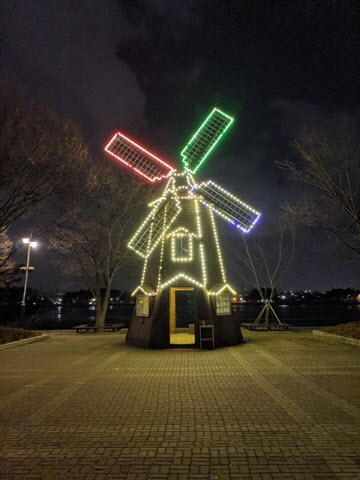
#> input picture Images/picture01.jpg, 360 x 480 px, found by its file name
$ python main.py
#> lines starting #> are read from the running program, lines starting #| are printed output that depends on the picture
import cv2

#영상 소스 열기

src = cv2.imread('images/picture01.jpg')
#> src is the input picture: shape (480, 360, 3); mean B, G, R 39.4, 51.7, 58.4


#영상 처리 알고리즘 구현##
dst1 = cv2.cvtColor(src, cv2.COLOR_RGB2GRAY)
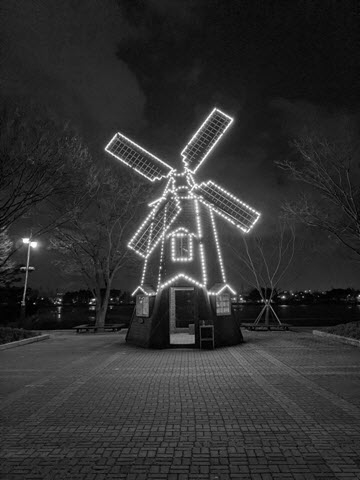
#> dst1: shape (480, 360); min 0, max 255, mean 48.8
dst2 = src.copy()
_,dst2 = cv2.threshold(dst2, 127,255,cv2.THRESH_BINARY)
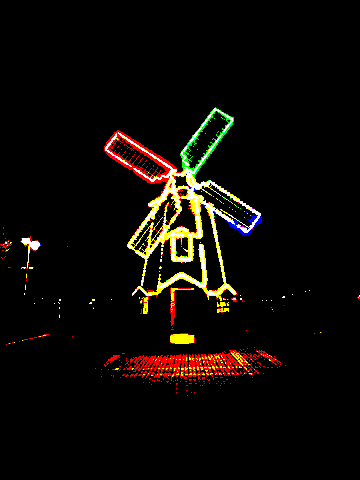
#> dst2: shape (480, 360, 3); mean B, G, R 5.1, 9.7, 13.9


# 영상 디스플레이
cv2.imshow('src', src)
cv2.imshow('dst1', dst1)
cv2.imshow('dst2', dst2)


# 마무리
cv2.waitKey(0)
#> (the run stopped early here; a loop or call above may not have finished)

$ run again, with Images/picture02.jpg copied over Images/picture01.jpg
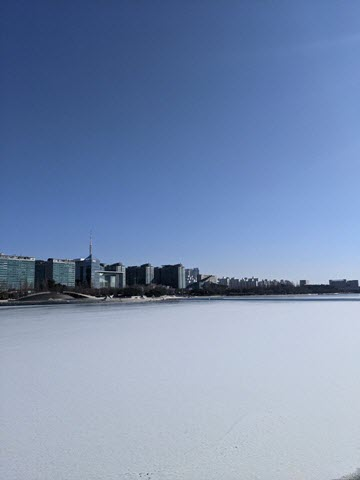
#> input picture Images/picture02.jpg, 360 x 480 px, found by its file name
#> src is the input picture: shape (480, 360, 3); mean B, G, R 177.1, 142.6, 122.3
#> `dst1 = cv2.cvtColor(src, cv2.COLOR_RGB2GRAY)`:
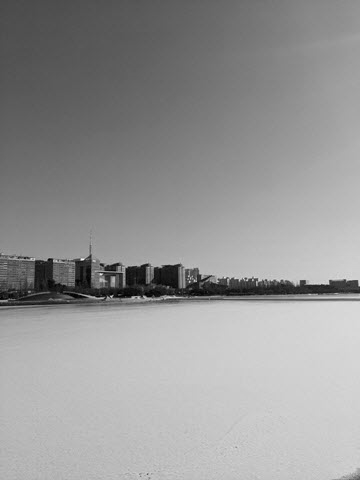
#> dst1: shape (480, 360); min 0, max 246, mean 150.6
#> `_,dst2 = cv2.threshold(dst2, 127,255,cv2.THRESH_BINARY)`:
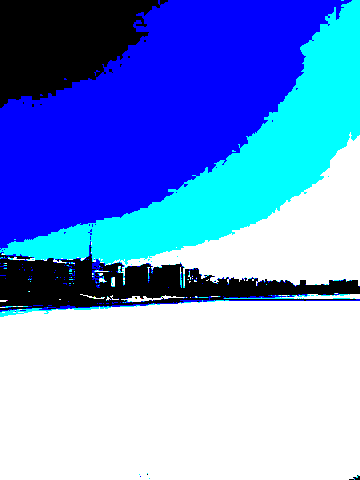
#> dst2: shape (480, 360, 3); mean B, G, R 222.9, 152.6, 114.3

$ run again, with Images/picture36.jpg copied over Images/picture01.jpg
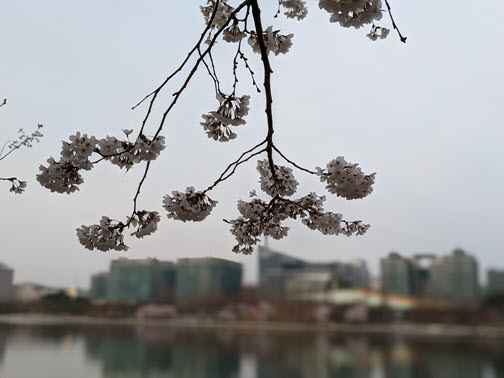
#> input picture Images/picture36.jpg, 504 x 378 px, found by its file name
#> src is the input picture: shape (378, 504, 3); mean B, G, R 157.5, 156.6, 156
#> `_,dst2 = cv2.threshold(dst2, 127,255,cv2.THRESH_BINARY)`:
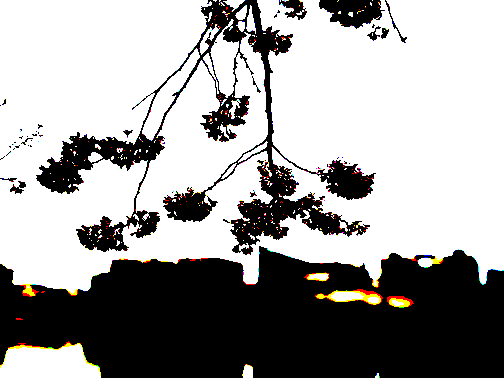
#> dst2: shape (378, 504, 3); mean B, G, R 158.5, 159.5, 160.6

$ run again, with Images/picture37.jpg copied over Images/picture01.jpg
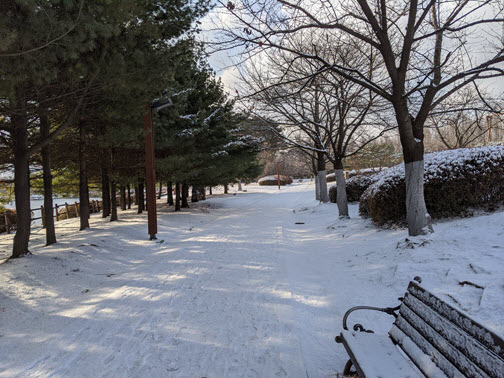
#> input picture Images/picture37.jpg, 504 x 378 px, found by its file name
#> src is the input picture: shape (378, 504, 3); mean B, G, R 117.5, 110.9, 108.5
#> `dst1 = cv2.cvtColor(src, cv2.COLOR_RGB2GRAY)`:
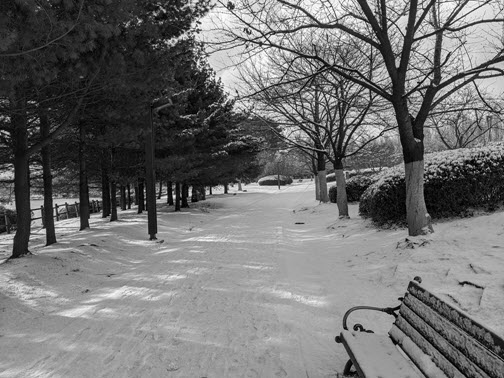
#> dst1: shape (378, 504); min 0, max 255, mean 112.6
#> `_,dst2 = cv2.threshold(dst2, 127,255,cv2.THRESH_BINARY)`:
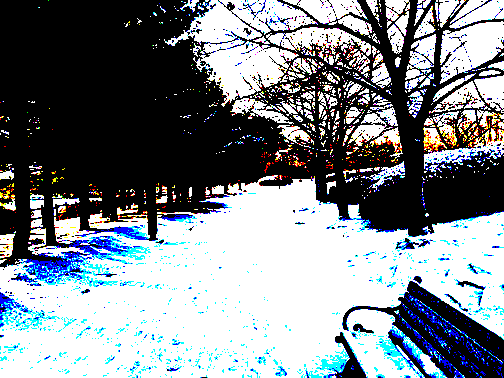
#> dst2: shape (378, 504, 3); mean B, G, R 138.2, 132.7, 126.6
